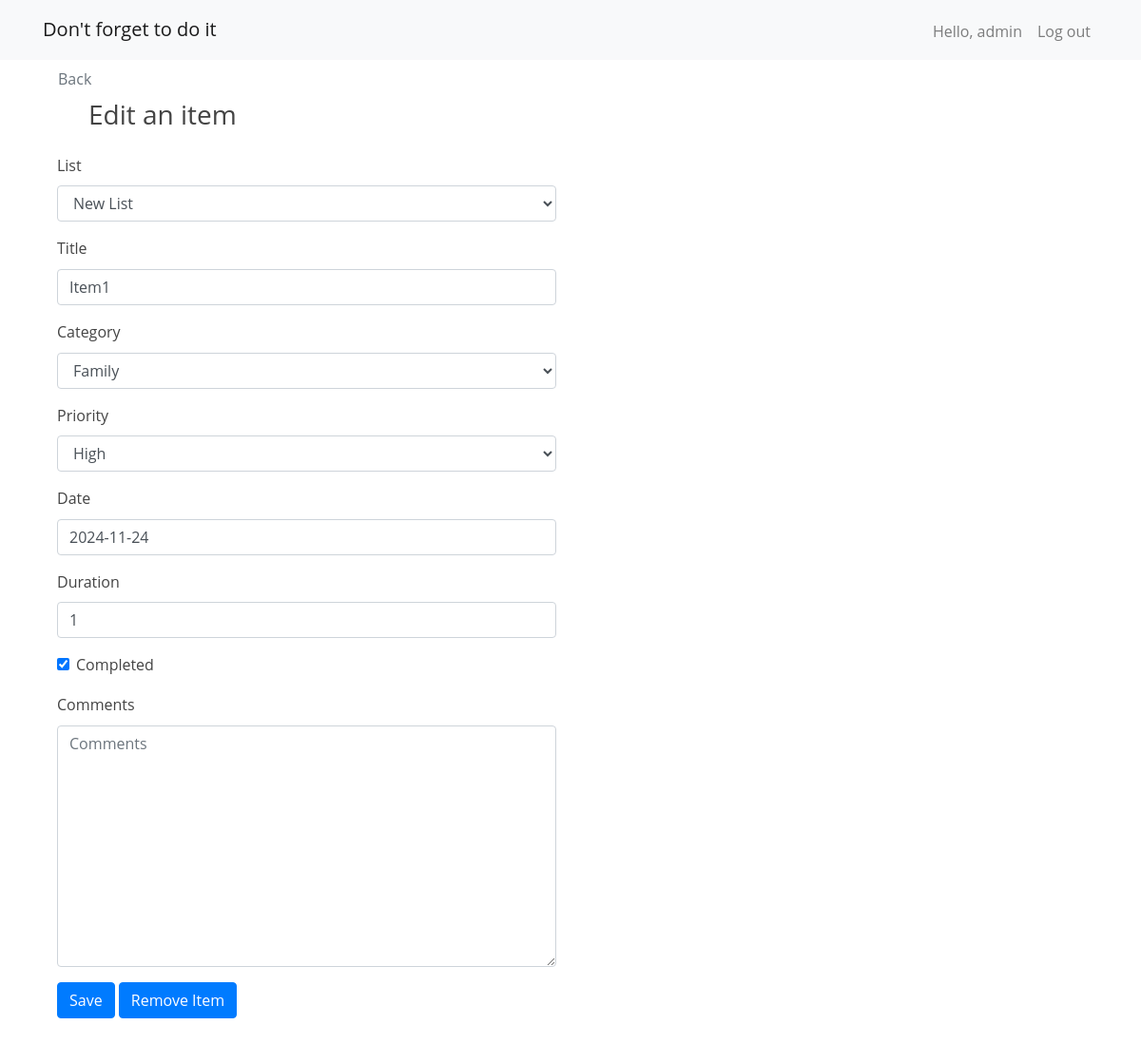
Screenshot of /edit-item/68 (signed in) with the database file from the repository.
### lists/models.py (models this page shows, shortened)
class Item(models.Model):
    PRIORITY = [
        ("1", "High"),
        ("2", "Medium"),
        ("3", "Low")
    ]
    CATEGORY = [
        ("WRK", "Work"),
        ("FML", "Family"),
        ("LRN", "Learning"),
        ("TRV", "Travelling"),
        ("OTH", "Others")
    ]
    list = models.ForeignKey(List, related_name='items', on_delete=models.CASCADE)
    title = models.CharField(max_length=200)
    category = models.CharField(
        max_length=20,
        choices=CATEGORY,
        default="OTH"
    )
    priority = models.CharField(
        max_length=10,
        choices=PRIORITY,
        default=3,
    )
    date = models.DateField(default=date.today)
    duration = models.IntegerField(default=1)
    completed = models.BooleanField(default=False)
    comments = models.TextField(max_length=200, blank=True)

### lists/views.py (the view)
# urls.py: path('edit-item/<int:item_id>', views.edit_item, name='edit_item'),
@login_required(login_url='log_in')
def edit_item(request, item_id):
    item = Item.objects.get(pk=item_id)
    ItemForm = modelform_factory(Item, fields=('list', 'title', 'category', 'priority', 'date', 'duration', 'completed', 'comments',))
    if request.method == 'POST':
        if 'save' in request.POST:
            form = ItemForm(request.POST, instance=item)
            if form.is_valid():
                form.save()
                return redirect('show_list')
        elif 'remove' in request.POST:
            item.delete()
            return redirect('show_list')
    else:
        form = ItemForm(instance=item)
        form.fields['list'].queryset = List.objects.filter(user=request.user)
    return render(request, "lists/edit_item.html", {"form": form})

### lists/models.py (called while the page is built)
    def __str__(self):
        return f"{self.name}"

### lists/templates/lists/edit_item.html (shortened to what this page needs)
{% extends "base.html" %}
{% load bootstrap4 %}
{% block header %}
    <div class="text-left">
        <a href="{% url 'show_list' %}" class="d-block ml-3 mb-2 mt-2">Back</a>
        <h1 class="ml-5">Edit an item</h1>
    </div>
{% endblock header %}
{% block content %}
    <div class="container my-4">
        <div class="row justify-content-start">
            <div class="col-md-8 col-lg-6">
                <form method="POST" class="form">
                    {% bootstrap_form form %}
                    {% buttons %}
                    <button type="submit" name="save" class="btn btn-primary mb-2">Save</button>
                    <button type="submit" name="remove" class="btn btn-primary mb-2">Remove Item</button>
                    {% endbuttons %}
                </form>
            </div>
        </div>
    </div>
{% endblock %}

### lists/templates/base.html (shortened to what this page needs)
{% load bootstrap4 %}
{% load static %}
<html lang="en">
<head>
    {% bootstrap_css %}
    <link rel="stylesheet" href="{% static 'lists/style.css' %}">
</head>
<body>
<nav class="navbar navbar-expand-lg navbar-light bg-light">
  <div class="container">
    <a class="navbar-brand" href="{% url 'show_list' %}">Don't forget to do it</a>
    <div class="collapse navbar-collapse" id="navbarTogglerDemo03">
      <ul class="navbar-nav ml-auto my-2 my-lg-0">
        {% if user.is_authenticated %}
          <li class="nav-item">
            <a class="nav-link">Hello, {{ request.user.username }}</a>
          </li>
          <li class="nav-item">
            <a class="nav-link" href="{% url 'user_logout' %}">Log out</a>
          </li>
        {% endif %}
      </ul>
    </div>
  </div>
</nav>
    <div class="container">
        <div class="page-header">
            {% block header %}{% endblock header %}
        </div>
        <div>
            {% block content %}{% endblock content %}
        </div>
    </div>
</body>
</html>

### lists/static/lists/style.css (style rules this page uses)
a { color: #6c757d; text-decoration: none !important; }
ul li { list-style-type: none; padding-top: 5px; }
body { font-family: 'Open Sans', sans-serif; font-size: 16px; line-height: 1.6; color: #444; background-color: #fff; }
h1 { font-size: 1.75rem !important; }
p, label { font-size: 1rem; }
button { font-size: 0.875rem; font-family: inherit; }

### rows the page displays
Item: list "New List", title "Item1", category "Family", priority "High", date "2024-11-24", duration "1", completed "☑"

### other values shown
{{ request.user.username }} "admin"
